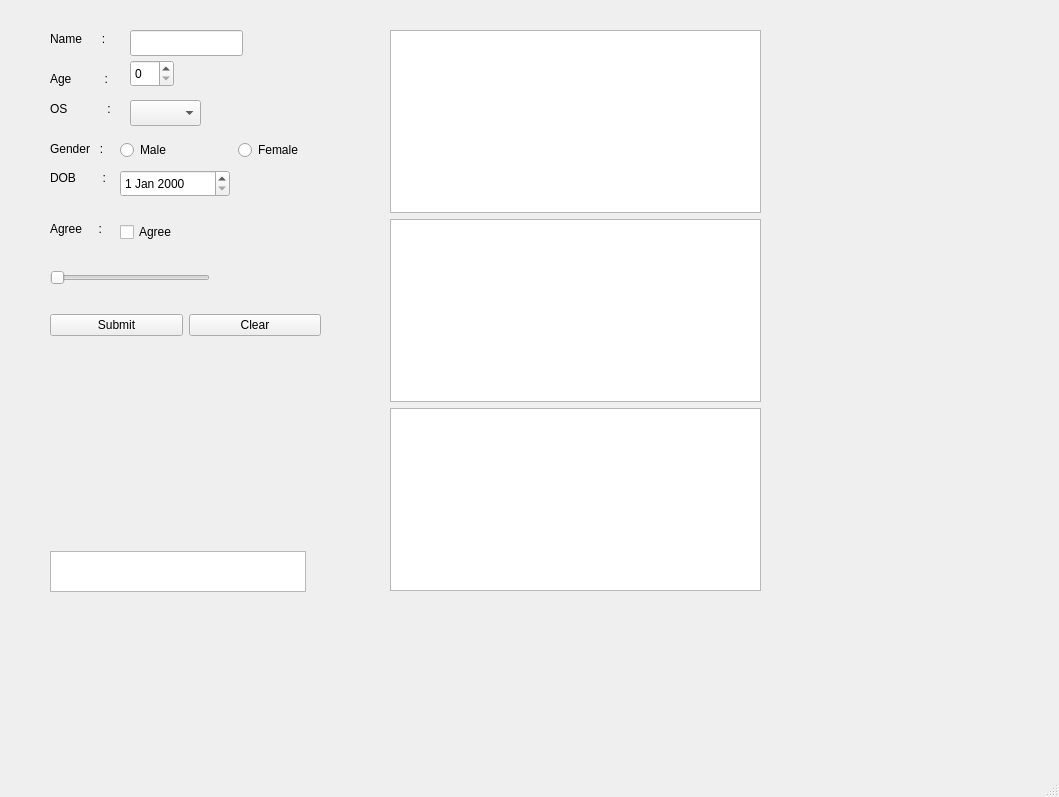
<?xml version="1.0" encoding="UTF-8"?>
<ui version="4.0">
 <class>MainWindow</class>
 <widget class="QMainWindow" name="MainWindow">
  <property name="geometry">
   <rect>
    <x>0</x>
    <y>0</y>
    <width>1059</width>
    <height>797</height>
   </rect>
  </property>
  <property name="windowTitle">
   <string>MainWindow</string>
  </property>
  <widget class="QWidget" name="centralwidget">
   <widget class="QLabel" name="label">
    <property name="geometry">
     <rect>
      <x>50</x>
      <y>30</y>
      <width>66</width>
      <height>18</height>
     </rect>
    </property>
    <property name="text">
     <string>Name      :</string>
    </property>
   </widget>
   <widget class="QLabel" name="label_2">
    <property name="geometry">
     <rect>
      <x>50</x>
      <y>70</y>
      <width>66</width>
      <height>18</height>
     </rect>
    </property>
    <property name="text">
     <string>Age          :</string>
    </property>
   </widget>
   <widget class="QLabel" name="label_3">
    <property name="geometry">
     <rect>
      <x>50</x>
      <y>100</y>
      <width>66</width>
      <height>18</height>
     </rect>
    </property>
    <property name="text">
     <string>OS            :</string>
    </property>
   </widget>
   <widget class="QLabel" name="label_4">
    <property name="geometry">
     <rect>
      <x>50</x>
      <y>140</y>
      <width>66</width>
      <height>18</height>
     </rect>
    </property>
    <property name="text">
     <string>Gender   :</string>
    </property>
   </widget>
   <widget class="QLabel" name="label_5">
    <property name="geometry">
     <rect>
      <x>50</x>
      <y>168</y>
      <width>66</width>
      <height>20</height>
     </rect>
    </property>
    <property name="text">
     <string>DOB        :</string>
    </property>
   </widget>
   <widget class="QLabel" name="label_6">
    <property name="geometry">
     <rect>
      <x>50</x>
      <y>220</y>
      <width>66</width>
      <height>18</height>
     </rect>
    </property>
    <property name="text">
     <string>Agree     :</string>
    </property>
   </widget>
   <widget class="QLineEdit" name="lineEditName">
    <property name="geometry">
     <rect>
      <x>130</x>
      <y>30</y>
      <width>113</width>
      <height>26</height>
     </rect>
    </property>
   </widget>
   <widget class="QSpinBox" name="spinBoxAge">
    <property name="geometry">
     <rect>
      <x>130</x>
      <y>60</y>
      <width>44</width>
      <height>27</height>
     </rect>
    </property>
   </widget>
   <widget class="QComboBox" name="comboBoxOS">
    <property name="geometry">
     <rect>
      <x>130</x>
      <y>100</y>
      <width>71</width>
      <height>26</height>
     </rect>
    </property>
   </widget>
   <widget class="QWidget" name="horizontalLayoutWidget">
    <property name="geometry">
     <rect>
      <x>120</x>
      <y>130</y>
      <width>230</width>
      <height>41</height>
     </rect>
    </property>
    <layout class="QHBoxLayout" name="horizontalLayout">
     <item>
      <widget class="QRadioButton" name="radioMale">
       <property name="text">
        <string>Male</string>
       </property>
      </widget>
     </item>
     <item>
      <widget class="QRadioButton" name="radioFemale">
       <property name="text">
        <string>Female</string>
       </property>
      </widget>
     </item>
    </layout>
   </widget>
   <widget class="QDateEdit" name="dateEditDOB">
    <property name="geometry">
     <rect>
      <x>120</x>
      <y>170</y>
      <width>110</width>
      <height>27</height>
     </rect>
    </property>
   </widget>
   <widget class="QCheckBox" name="checkBoxAgree">
    <property name="geometry">
     <rect>
      <x>120</x>
      <y>220</y>
      <width>92</width>
      <height>24</height>
     </rect>
    </property>
    <property name="text">
     <string>Agree</string>
    </property>
   </widget>
   <widget class="QSlider" name="sliderLevel">
    <property name="geometry">
     <rect>
      <x>50</x>
      <y>270</y>
      <width>160</width>
      <height>16</height>
     </rect>
    </property>
    <property name="orientation">
     <enum>Qt::Horizontal</enum>
    </property>
   </widget>
   <widget class="QWidget" name="horizontalLayoutWidget_2">
    <property name="geometry">
     <rect>
      <x>50</x>
      <y>300</y>
      <width>271</width>
      <height>51</height>
     </rect>
    </property>
    <layout class="QHBoxLayout" name="horizontalLayout_2">
     <item>
      <widget class="QPushButton" name="pushButtonSubmit">
       <property name="text">
        <string>Submit</string>
       </property>
      </widget>
     </item>
     <item>
      <widget class="QPushButton" name="pushButtonClear">
       <property name="text">
        <string>Clear</string>
       </property>
      </widget>
     </item>
    </layout>
   </widget>
   <widget class="QLabel" name="labelOutput">
    <property name="geometry">
     <rect>
      <x>50</x>
      <y>360</y>
      <width>251</width>
      <height>181</height>
     </rect>
    </property>
    <property name="text">
     <string/>
    </property>
   </widget>
   <widget class="QListWidget" name="listWidgetLog">
    <property name="geometry">
     <rect>
      <x>50</x>
      <y>551</y>
      <width>256</width>
      <height>41</height>
     </rect>
    </property>
   </widget>
   <widget class="QWidget" name="verticalLayoutWidget">
    <property name="geometry">
     <rect>
      <x>390</x>
      <y>30</y>
      <width>371</width>
      <height>561</height>
     </rect>
    </property>
    <layout class="QVBoxLayout" name="verticalLayout_2">
     <item>
      <widget class="QTreeView" name="treeView"/>
     </item>
     <item>
      <widget class="QTableView" name="tableView"/>
     </item>
     <item>
      <widget class="QListView" name="listView"/>
     </item>
    </layout>
   </widget>
  </widget>
  <widget class="QMenuBar" name="menubar">
   <property name="geometry">
    <rect>
     <x>0</x>
     <y>0</y>
     <width>1059</width>
     <height>23</height>
    </rect>
   </property>
  </widget>
  <widget class="QStatusBar" name="statusbar"/>
 </widget>
 <resources/>
 <connections/>
</ui>
